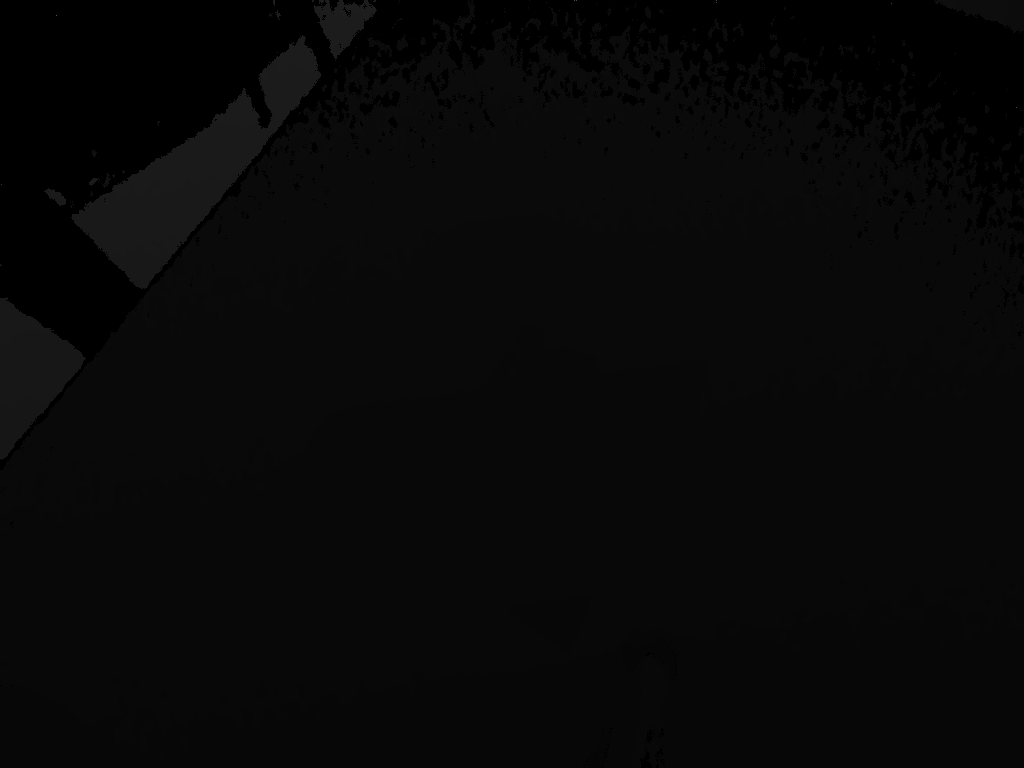
#> input picture Captura_real/P1/alta/stop_00/depth_05.png, 1024 x 768 px
$ python make_preview.py ../../Captura_real/P1/alta/stop_00/depth_05.png
#> lines starting #> are read from the running program, lines starting #| are printed output that depends on the picture; after the words box and inside, x2 and y2 are one past the last pixel; in counts of white or black regions, pixels touching at a corner belong together
#> in main, img is the input picture: shape (768, 1024) uint16; min 0, max 21256, mean 2070.9
"""Genera una vista previa reducida (JPG, <= 640 px de ancho) para poder VER una imagen.

    tools/inspect/run.sh make_preview.py Captura_real/bunny_x200/alta/stop_00/color.png
    tools/inspect/run.sh make_preview.py real.png sintetica.png --name comp_alta_00   # lado a lado

Varias entradas se ponen lado a lado (cada una escalada a la misma altura) y el conjunto se
reduce a --max-width. La profundidad uint16 se colorea (percentiles 1-99, invalidos en negro).
Salida en tmp/previews/. Solo se lee el JPG resultante, nunca el original.
"""
import argparse
from pathlib import Path

import cv2
import numpy as np

OUT_DIR = Path(__file__).resolve().parents[2] / "tmp" / "previews"
MAX_W = 640
JPG_QUALITY = 85
LABEL_H = 22


def to_bgr(img):
    if img.dtype == np.uint16 and img.ndim == 2:          # profundidad
        valid = img > 0
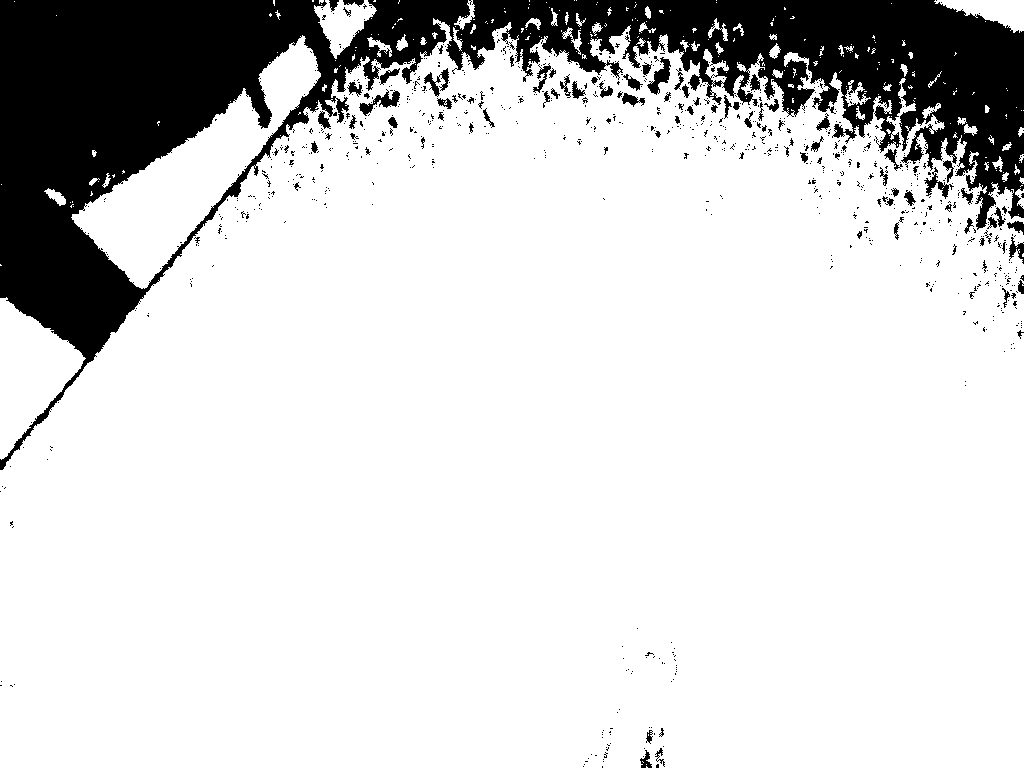
#> valid: shape (768, 1024) bool; 83.7% white; 918 black regions (829 under 20 px), largest, box (x1, y1, x2, y2) and area: (0, 0, 1024, 470) 119491, (359, 89, 400, 116) 379, (647, 57, 671, 95) 373
        if valid.any():
            lo, hi = np.percentile(img[valid], (1, 99))
#> lo = 1894; hi = 6858
            norm = np.clip((img.astype(np.float32) - lo) / max(hi - lo, 1), 0, 1)
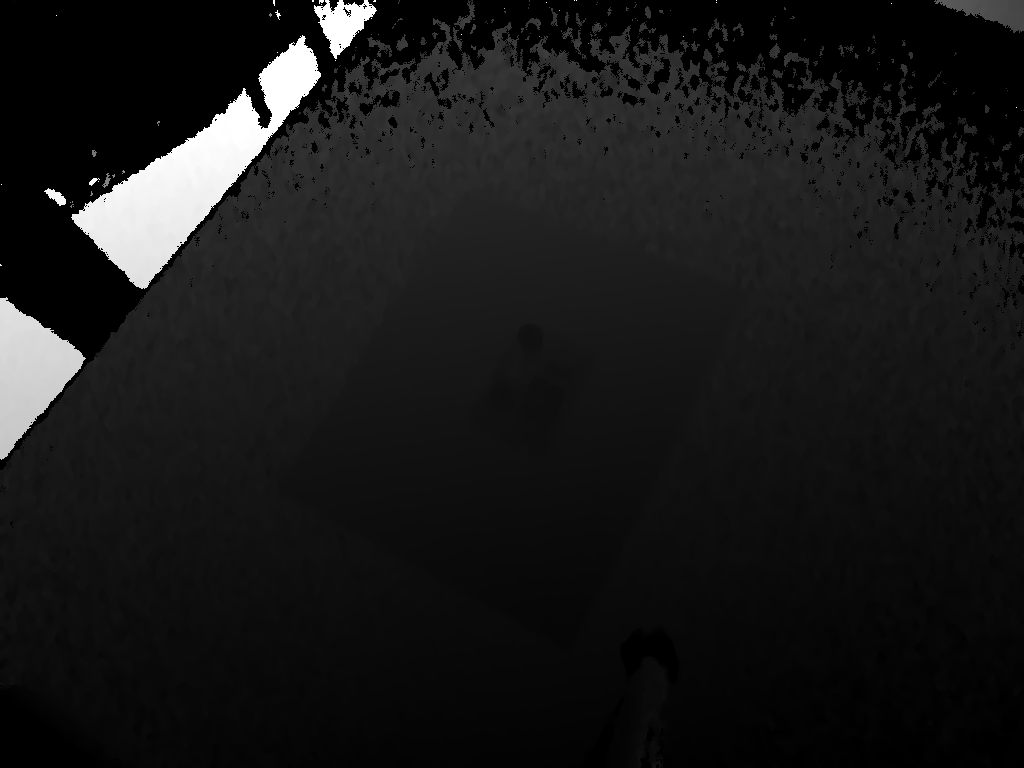
#> norm: shape (768, 1024) float32; min 0, max 1, mean 0.0974
        else:
            norm = np.zeros(img.shape, np.float32)
        col = cv2.applyColorMap((norm * 255).astype(np.uint8), cv2.COLORMAP_TURBO)
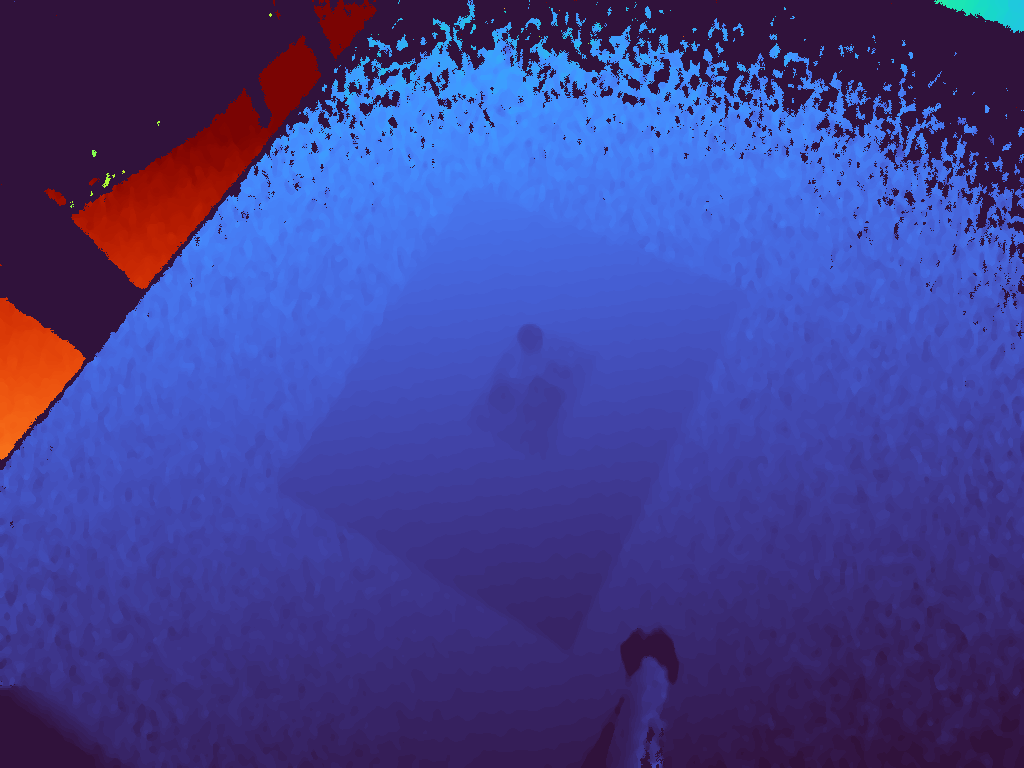
#> col: shape (768, 1024, 3); mean B, G, R 145.1, 63.6, 64.7
        col[~valid] = 0
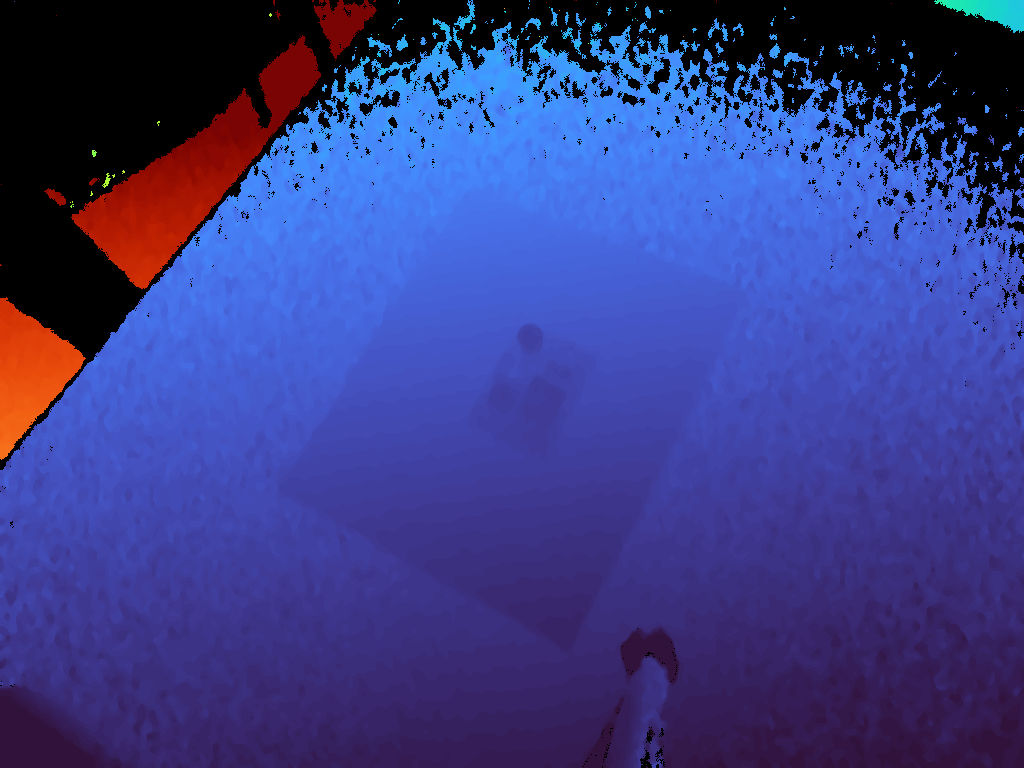
#> col: shape (768, 1024, 3); 16.29% of pixels changed, all inside (x1, y1, x2, y2) = (0, 0, 1024, 768)
        return col
    if img.dtype != np.uint8:
        img = cv2.normalize(img, None, 0, 255, cv2.NORM_MINMAX).astype(np.uint8)
    if img.ndim == 2:
        return cv2.cvtColor(img, cv2.COLOR_GRAY2BGR)
    if img.shape[2] == 4:
        return cv2.cvtColor(img, cv2.COLOR_BGRA2BGR)
    return img


def main():
    ap = argparse.ArgumentParser(description=__doc__,
                                 formatter_class=argparse.RawDescriptionHelpFormatter)
    ap.add_argument("files", nargs="+")
    ap.add_argument("--name", help="nombre del JPG de salida (sin extension)")
    ap.add_argument("--max-width", type=int, default=MAX_W)
    ap.add_argument("--no-labels", action="store_true")
    args = ap.parse_args()
    width = min(args.max_width, MAX_W)

    tiles = []
    for f in args.files:
        img = cv2.imread(f, cv2.IMREAD_UNCHANGED)
        if img is None:
            raise SystemExit(f"No se pudo leer {f}")
        tiles.append((Path(f), to_bgr(img), img.shape))
    h = min(t[1].shape[0] for t in tiles)
#> h = 768
    row = []
    for p, img, _ in tiles:
        s = h / img.shape[0]
        row.append(cv2.resize(img, (int(round(img.shape[1] * s)), h), interpolation=cv2.INTER_AREA))
#> this loop made 1 pass
#> s on pass 1: 1
#> after the loop, row = 1 item
    canvas = np.hstack(row)
    s = width / canvas.shape[1]
#> s = 0.625
    if s < 1:
        canvas = cv2.resize(canvas, (width, int(round(canvas.shape[0] * s))), interpolation=cv2.INTER_AREA)
    if not args.no_labels:
        x = 0
        for (p, _, _), r in zip(tiles, row):
            label = "/".join(p.parts[-3:])
            cv2.putText(canvas, label, (x + 4, 14), cv2.FONT_HERSHEY_SIMPLEX, 0.38, (0, 0, 0), 3)
            cv2.putText(canvas, label, (x + 4, 14), cv2.FONT_HERSHEY_SIMPLEX, 0.38, (255, 255, 255), 1)
            x += int(round(r.shape[1] * min(s, 1)))
#> this loop made 1 pass
#> x on pass 1: 640
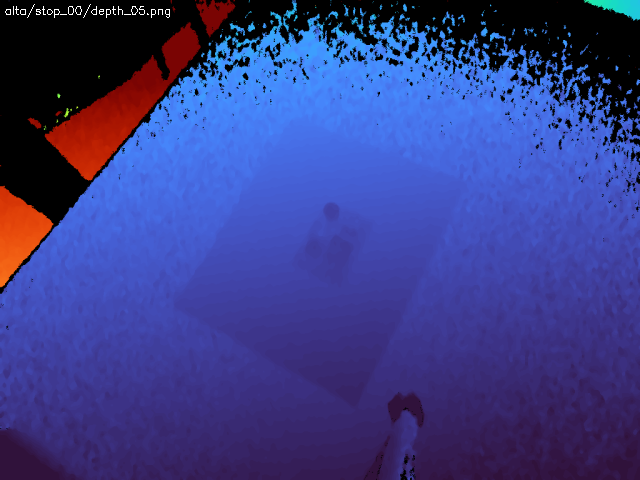
#> canvas: shape (480, 640, 3); mean of channels 0, 1, 2 135.8, 61, 57.2; drawn as B, G, R
#> after the loop, x = 640

    OUT_DIR.mkdir(parents=True, exist_ok=True)
    name = args.name or "__".join(p.parent.name + "_" + p.stem for p, _, _ in tiles)
    out = OUT_DIR / f"{name}.jpg"
    cv2.imwrite(str(out), canvas, [cv2.IMWRITE_JPEG_QUALITY, JPG_QUALITY])
    print(f"{out}  ({canvas.shape[1]}x{canvas.shape[0]}; originales "
          f"{', '.join(f'{sh[1]}x{sh[0]}' for _, _, sh in tiles)})")
#| tmp/previews/stop_00_depth_05.jpg  (640x480; originales 1024x768)


if __name__ == "__main__":
    main()
